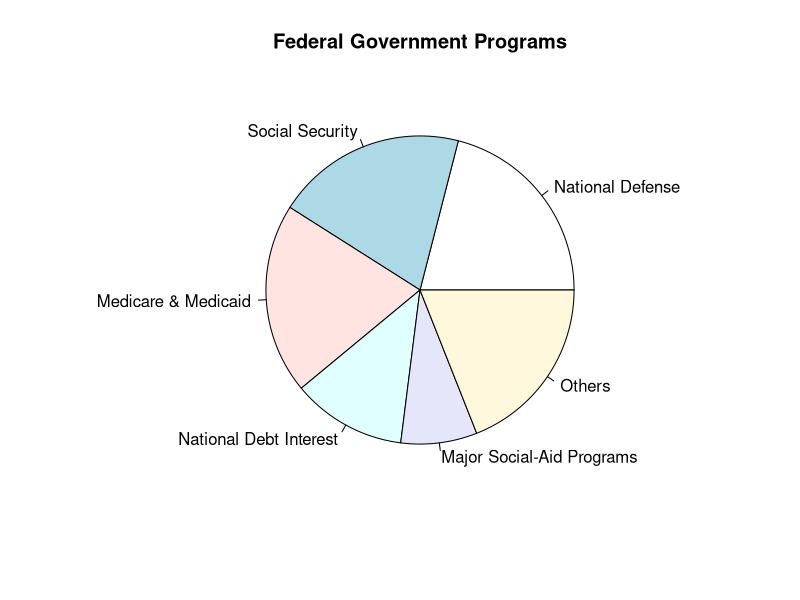
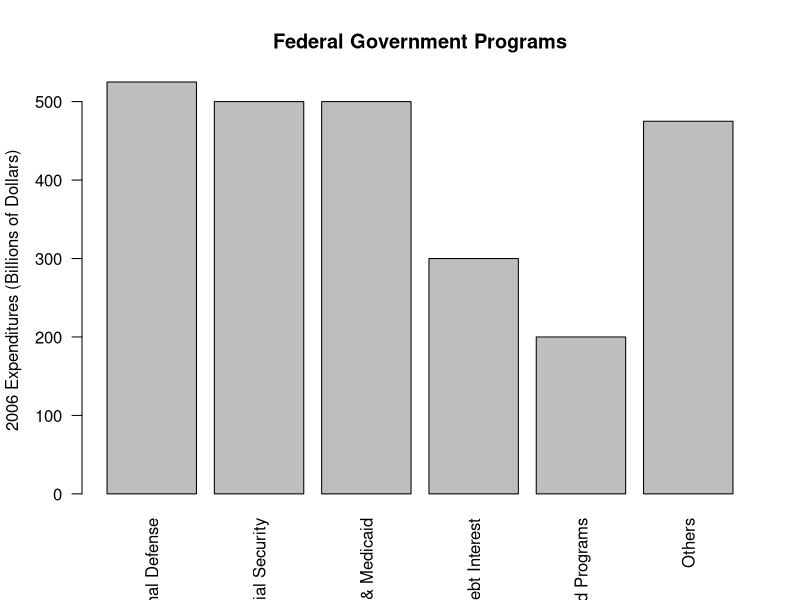
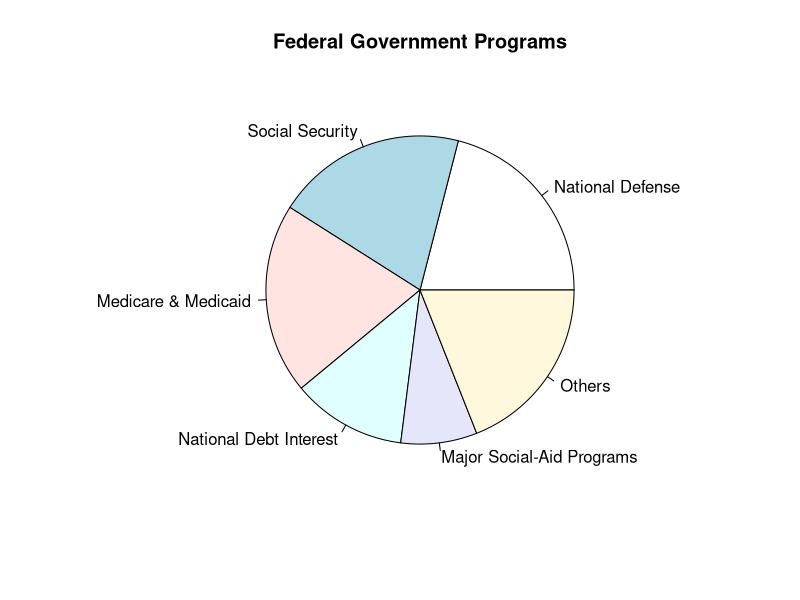
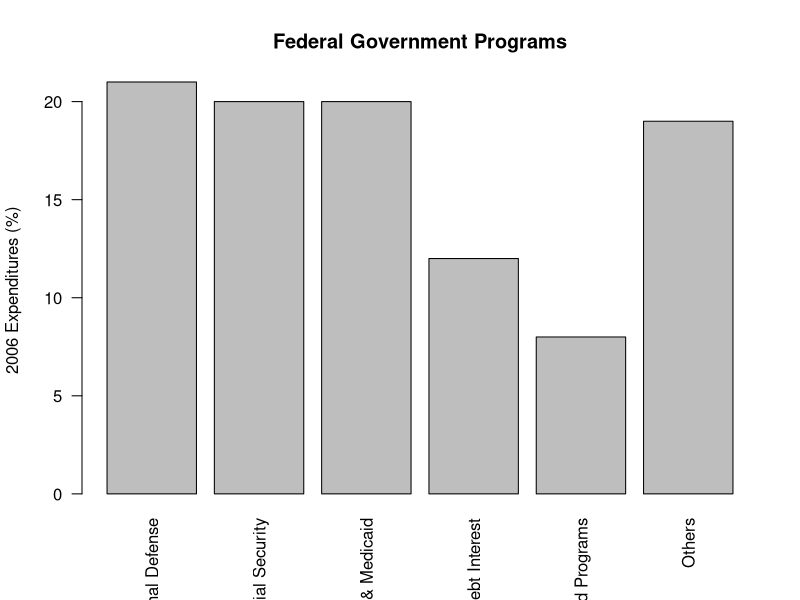
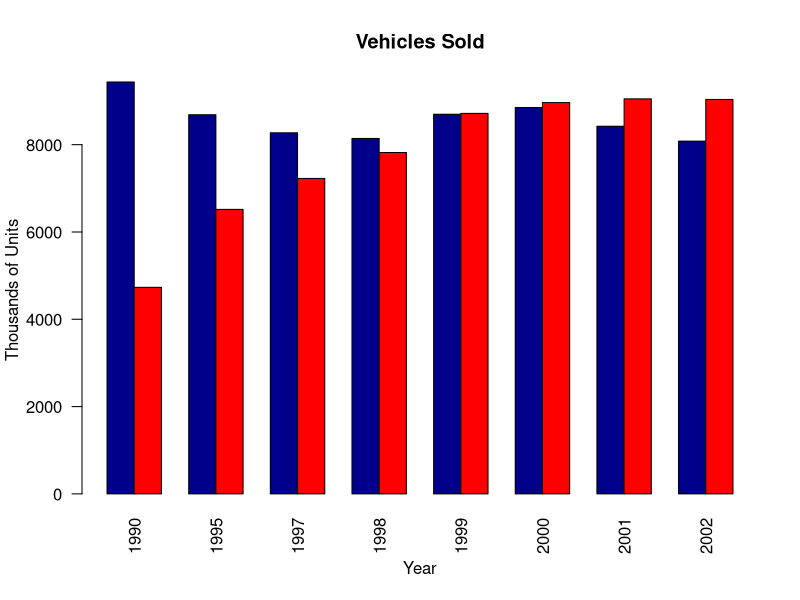
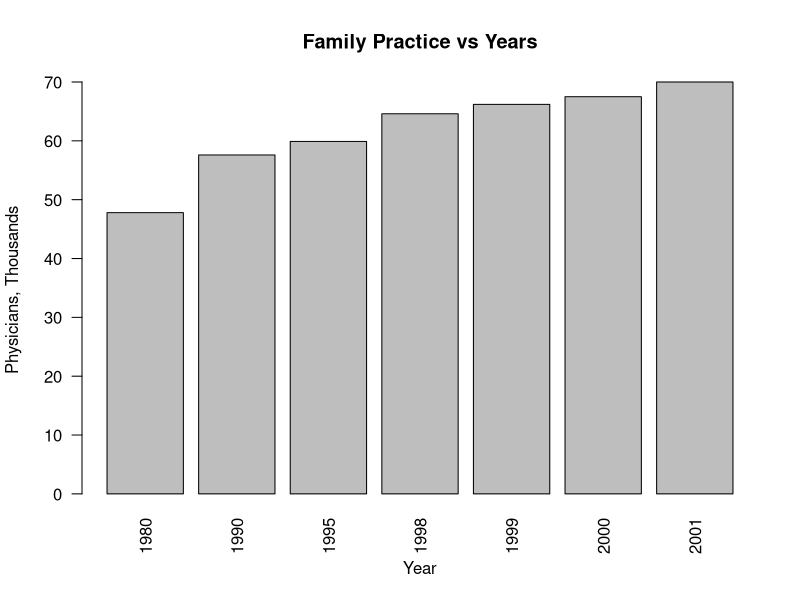
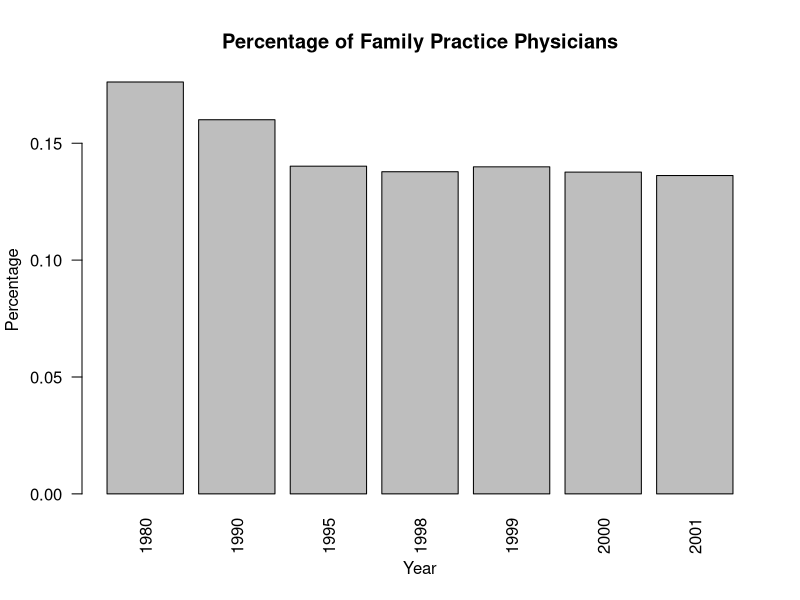

These charts were generated, in order, by the following R code:
#########################################################
# Describing Data on a Single Variable: Graphical Methods
#
# Start 2/13/2019
#########################################################
#3.1
#a
program <- c("National Defense","Social Security","Medicare & Medicaid","National Debt Interest","Major Social-Aid Programs","Others")
expenditure <- c(525,500,500,300,200,475)
pie(expenditure,labels=program,main="Federal Government Programs")
#b
barplot(expenditure,names.arg=program,ylab="2006 Expenditures (Billions of Dollars)",main="Federal Government Programs",las=2)
#c
total <- sum(expenditure)
percent <- expenditure/total*100
pie(percent,labels=program, main="Federal Government Programs")
barplot(percent,names.arg=program,ylab="2006 Expenditures (%)",main="Federal Government Programs",las=2)
#####################################
#3.2
year<- c("1990","1995","1997","1998","1999","2000","2001","2002")
passenger<- c(9436,8687,8273,8142,8697,8852,8422,8082)
suv_truck<-c(4733,6517,7226,7821,8717,8965,9050,9036)
vehicle <- rbind(passenger,suv_truck)
barplot(vehicle,main="Vehicles Sold",names.arg=year,xlab="Year",ylab="Thousands of Units",col=c("darkblue","red"),las=2, beside=TRUE)
####################################
#3.3
year1 <- c("1980","1990","1995","1998","1999","2000","2001")
family_practice <- c(47.8,57.6,59.9,64.6,66.2,67.5,70.0)
office_based <- c(271.3,359.9,427.3,468.8,473.2,490.4,514.0)
family_percent <- family_practice/office_based
barplot(family_practice,main="Family Practice vs Years",names.arg=year1,xlab="Year",ylab="Physicians, Thousands",las=2)
barplot(family_percent,main="Percentage of Family Practice Physicians", names.arg=year1,xlab="Year",ylab="Percentage",las=2)